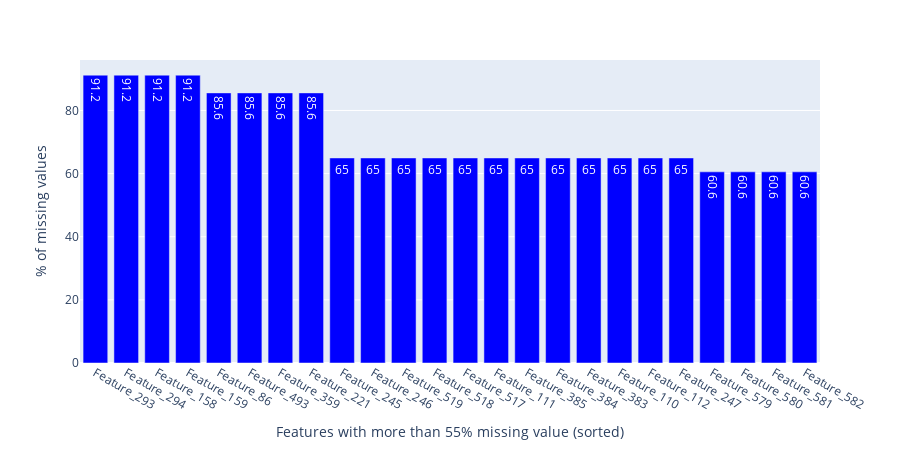

The code cell stored with this chart in its notebook:
### Code cell
dp=data.isna().sum()*100/data.shape[0]
dp = dp[dp>55].sort_values(ascending=False)
fig = px.bar(x=dp.index, 
             y = dp, color_discrete_sequence = ['blue']*len(dp), width = 900, height = 450, text = round(dp,1))
fig.update_xaxes(title_text='Features with more than 55% missing value (sorted)',type='category')
fig.update_yaxes(title_text='% of missing values')
fig.show()

### Figure 1 — Plotly figure (JSON) as saved in the notebook; plotly's stock layout.template omitted (floating-point values rounded to 4 significant figures)
{"data": [{"alignmentgroup": "True", "hovertemplate": "x=%{x}<br>y=%{y}<br>text=%{text}<extra></extra>", "legendgroup": "", "marker": {"color": "blue", "pattern": {"shape": ""}}, "name": "", "offsetgroup": "", "orientation": "v", "showlegend": false, "text": [91.2, 91.2, 91.2, 91.2, 85.6, 85.6, 85.6, 85.6, 65, 65, 65, 65, 65, 65, 65, 65, 65, 65, 65, 65, 60.6, 60.6, 60.6, 60.6], "textposition": "auto", "type": "bar", "x": ["Feature_293", "Feature_294", "Feature_158", "Feature_159", "Feature_86", "Feature_493", "Feature_359", "Feature_221", "Feature_245", "Feature_246", "Feature_519", "Feature_518", "Feature_517", "Feature_111", "Feature_385", "Feature_384", "Feature_383", "Feature_110", "Feature_112", "Feature_247", "Feature_579", "Feature_580", "Feature_581", "Feature_582"], "xaxis": "x", "y": [91.19, 91.19, 91.19, 91.19, 85.58, 85.58, 85.58, 85.58, 64.96, 64.96, 64.96, 64.96, 64.96, 64.96, 64.96, 64.96, 64.96, 64.96, 64.96, 64.96, 60.56, 60.56, 60.56, 60.56], "yaxis": "y"}], "layout": {"barmode": "relative", "height": 450, "legend": {"tracegroupgap": 0}, "margin": {"t": 60}, "width": 900, "xaxis": {"anchor": "y", "domain": [0, 1], "title": {"text": "Features with more than 55% missing value (sorted)"}, "type": "category"}, "yaxis": {"anchor": "x", "domain": [0, 1], "title": {"text": "% of missing values"}}}}
